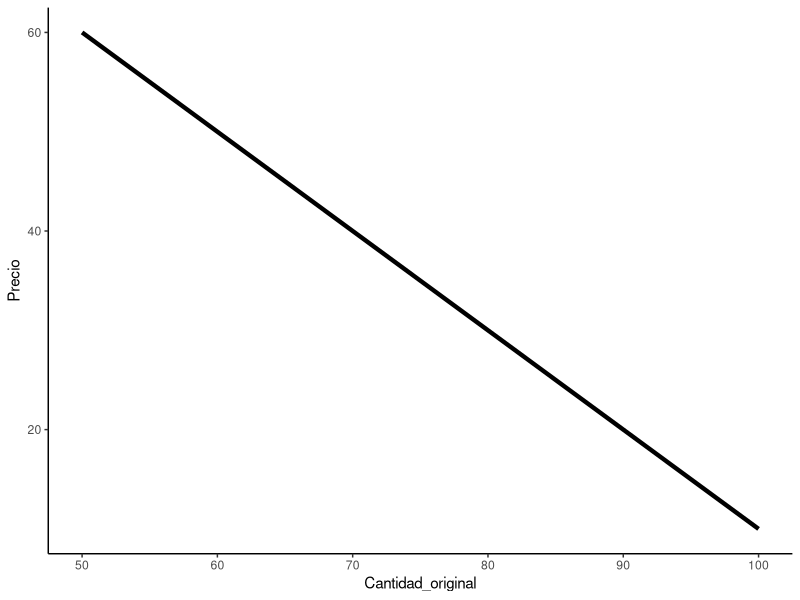
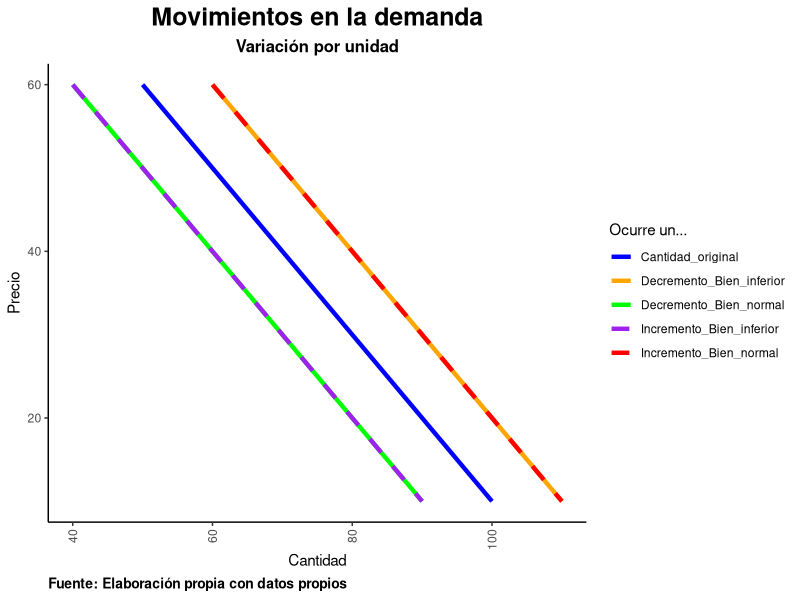

Write R code to recreate these figures, in order.
#-----------------------------
#------Macroeconomía---------
#-----------------------------

library(tidyverse)

#Actividad 1 
{
#`Ocurre un...`s en la demanda y la oferta

Precio <- c(10, 20, 30, 40, 50, 60)
Cantidad_original <- c(100, 90, 80, 70, 60, 50)
Demanda <- data.frame(Precio, Cantidad_original)

ggplot() + 
  geom_line(aes(x=Cantidad_original, y=Precio), color="black", size=1.5) + 
  theme_classic()

}

# Gráficas incisos a) al d)
{
  
Incremento_Bien_normal <- Cantidad_original+10
Incremento_Bien_inferior <- Cantidad_original-10
Decremento_Bien_normal <- Incremento_Bien_inferior
Decremento_Bien_inferior <- Incremento_Bien_normal

Demanda <- data.frame(Precio, Cantidad_original, Incremento_Bien_normal,
                      Incremento_Bien_inferior, Decremento_Bien_normal,
                      Decremento_Bien_inferior)
    
Demanda_1 <- Demanda %>% gather(key="Ocurre un...",value = "Cantidad_original",-Precio)


ggplot(Demanda_1, aes(x = Cantidad_original, y = Precio, group = `Ocurre un...`)) +
  geom_line(aes(color = `Ocurre un...`, linetype = `Ocurre un...`), size = 1.5) +
  theme(axis.text.x = element_text(angle = 90)) +
  theme_classic() +
  labs(title = "Movimientos en la demanda",
       subtitle = "Variación por unidad",
       x = "Cantidad", y = "Precio",
       caption = "Fuente: Elaboración propia con datos propios") +
  theme(plot.title = element_text(hjust = 0.5, face = "bold", size = 18),
        plot.caption = element_text(hjust = 0, face = "bold", size = 10),
        plot.subtitle = element_text(hjust = 0.5, face = "bold", size = 12),
        axis.text.x = element_text(angle = 90, vjust = 0.5, hjust = 1)) +
  scale_color_manual(values = c("blue", "orange", "green", "purple", "red")) +
  scale_linetype_manual(values = c("solid", "solid", "solid", "dashed", "dashed"))

}

